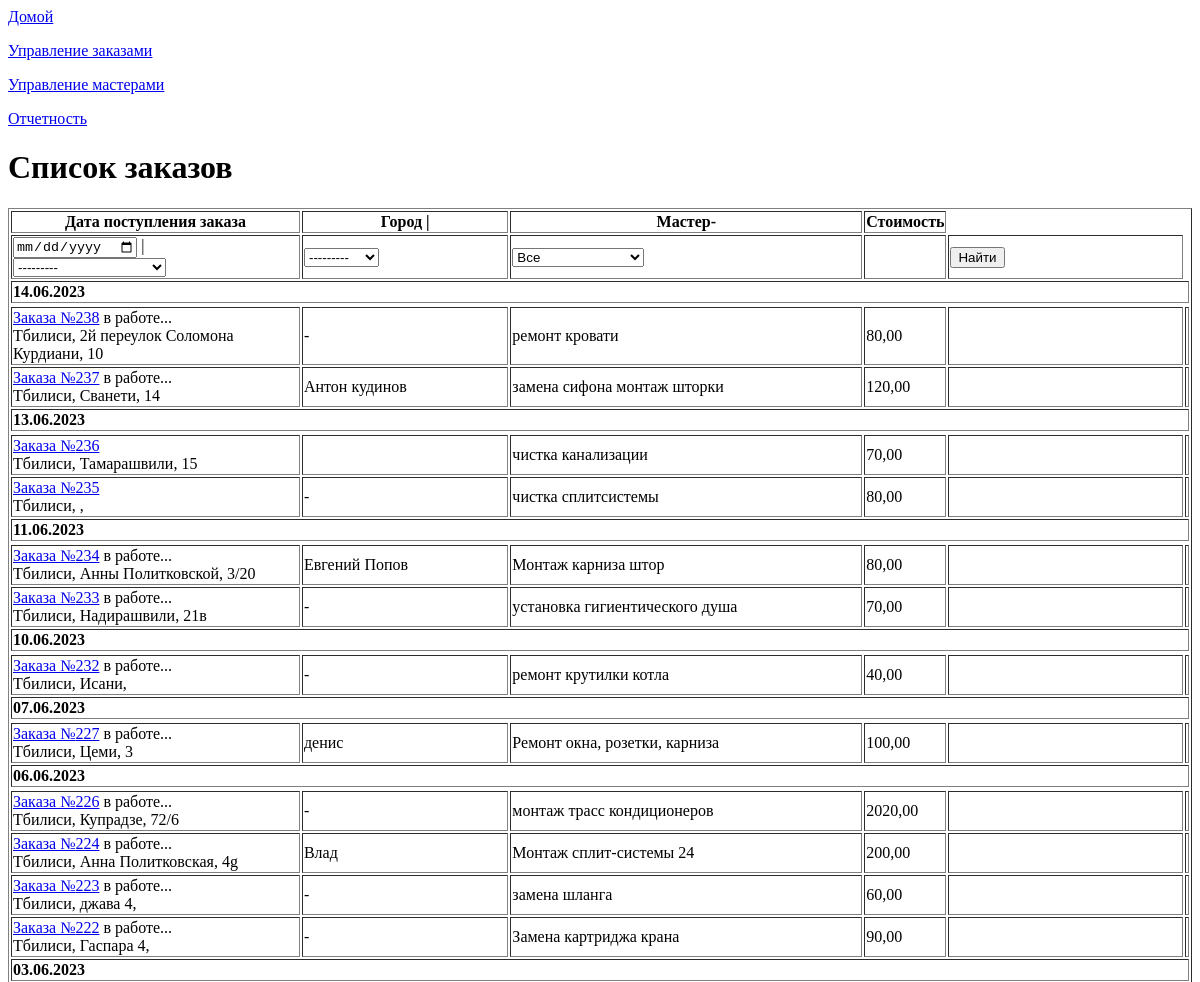
The page /list_order (upper part) on the database as committed earlier.
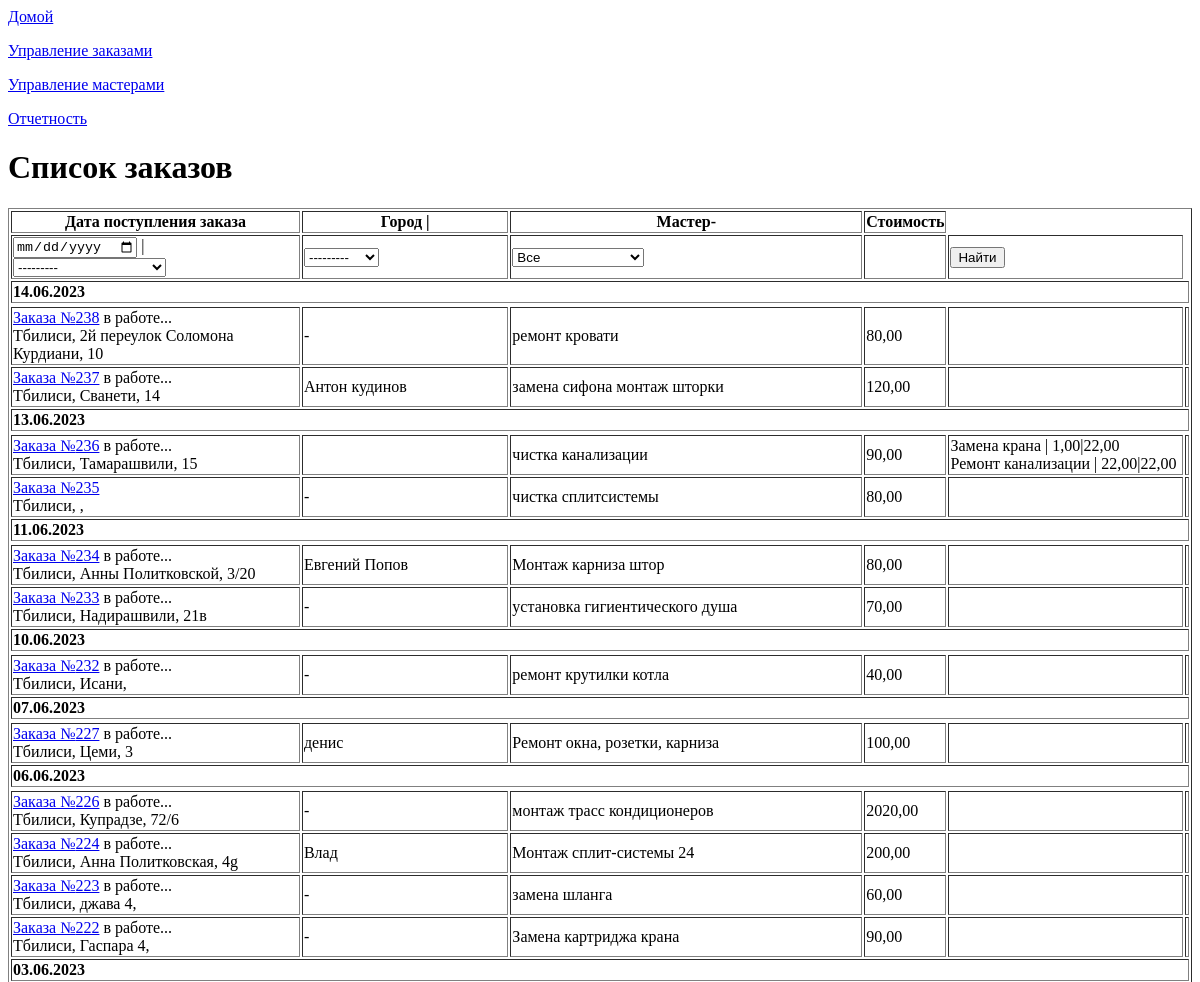
The same page on the database as committed later.
### app_site/models.py (models this page shows, shortened)
class OrderList(models.Model):
    time_in = models.DateTimeField(auto_now_add=True, verbose_name='Дата заказа')
    time_out = models.DateTimeField(null=True, blank=True, verbose_name='Дата выполнения')
    repairer_id = models.ForeignKey("RepairerList", on_delete=models.SET_NULL, null=True, blank=True,
                                    verbose_name='Мастер', default='', )
    price = models.DecimalField(decimal_places=2, max_digits=7, null=True, blank=True, verbose_name='Стоимость работ')
    text_order = models.CharField(max_length=1500, verbose_name='Описание проблемы', blank=True, null=True)
    customer_name = models.CharField(max_length=50, verbose_name='Ваше имя')
    customer_phone = models.CharField(max_length=16, verbose_name='Номер телефона')
    customer_code = models.CharField(max_length=16, verbose_name='Код организации', blank=True, null=True)
    address_city = models.CharField(max_length=2, choices=CITY_CHOICES, default='TB', null=True, blank=True,
                                    verbose_name='Город')
    order_status = models.CharField(max_length=3, choices=ORDER_STATUS, default='BEG', null=True, blank=True,
                                    verbose_name='Статус заказа')
    address_street_app = models.CharField(max_length=150, verbose_name='Улица', null=True, blank=True)
    address_num = models.CharField(max_length=10, verbose_name='Номер дома', null=True, blank=True)
    services = models.ManyToManyField('Service', through='Invoice')

class Invoice(models.Model):
    service_id = models.ForeignKey('Service', on_delete=models.CASCADE, null=True, blank=True, )
    order_id = models.ForeignKey('OrderList', on_delete=models.CASCADE, null=True, blank=True, )
    quantity_type = models.CharField(choices=QUANTITY_CHOICES, max_length=3, null=True, blank=True,
                                     verbose_name='Измерение')
    quantity = models.DecimalField(decimal_places=2, max_digits=7, null=True, blank=True, verbose_name='Количество')
    price = models.DecimalField(decimal_places=2, max_digits=7, null=True, blank=True, verbose_name='Цена')

class Service(models.Model):
    name = models.\
        CharField(null=True, blank=True, max_length=500, verbose_name='Услуга')
    type = models.CharField(choices=WORK_CHOICES, null=True, blank=True, max_length=3, verbose_name='Вид работ')
    def __str__(self):
        return f"{self.name}"

### app_site/views.py (the view)
# urls.py: path('list_order', OrderManagementSystem.as_view(), name='list_order'),
class OrderManagementSystem(ListView):
    model = OrderList
    context_object_name = 'order'
    template_name = 'order_list.html'
    ordering = ['-time_in']
    queryset = get_info2().select_related('repairer_id')
    def get_queryset(self):
        queryset = super().get_queryset()
        self.filterset = OrderFilter(self.request.GET, queryset)
        return self.filterset.qs
    def get_context_data(self, **kwargs):
        context = super().get_context_data(**kwargs)
        context['filterset'] = self.filterset
        return context

### app_site/models.py (called while the page is built)
    def __str__(self):
        return f"{self.name} {self.s_name}"

### app_site/templatetags/custom_filters.py (called while the page is built)
@register.filter()
def choice_tag(value, A):
    try:
        if A == 'city':
            a = dict(CITY_CHOICES)
        elif A == 'status_order':
            a = dict(ORDER_STATUS)
        elif A == 'month':
            a = dict(MONTH)
        return f'{a[value]}'
    except KeyError:
        return f''

@register.filter()
def finish_order_tag(value):
    return f'' if value else f' в работе...'

### templates/order_list.html (shortened to what this page needs)
{% extends 'flatpages/default.html' %}
{% load custom_filters %}
{% load custom_tags %}
{% block body %}
<h1>Список заказов</h1>
<table  border="1">
    <tr>
<th>{{ filterset.form.time_in.label }}</th>
<th>{{ filterset.form.address_city.label }} | {{ filterset.form.address_street_app.label }}</th>
<th>{{ filterset.form.repairer_id.label }}</th>
<th>Стоимость</th>
</tr>
    <tr>
<form action="" method="get">
<td>{{ filterset.form.time_in }} | {{ filterset.form.order_status }}</td>
<td>{{ filterset.form.address_city }} </td>
<td>{{ filterset.form.repairer_id }}</td>
<td></td>
<td><input type="submit" value="Найти" /></td>
</form>
</tr>
{% regroup order by time_in|date:"d.m.Y" as day %}
    {% for y in day %}
    <tr>
        <td  colspan="6">
            <b>{{ y.grouper }}</b>
        </td>
    <tr>
        {% for i in y.list %}
        <tr>
            <td>
            <a href="{% url 'list_detail' i.pk %}">Заказа №{{ i.pk}}</a>{{ i.time_out | finish_order_tag }}<br>
            {{ i.address_city | choice_tag:'city' }}, {{ i.address_street_app }}, {{ i.address_num }}</td>
            <td>{{ i.customer_name }}</td>
            <td>{{ i.text_order|truncatewords:7 }}</td>
            <td>{{ i.price }}</td>
            <td>{% for d in i.invoice_set.all %} {{d.service_id}} | {{ d.quantity }}|{{ d.price }} <br>{% endfor %}</td>
            <td>
            </tr>
        {% endfor %}
    {% endfor %}
</table>
{% endblock body %}

Rows that differ between the two databases and show on the page:
changed OrderList "Тамарашвили": price "70,00" → "90,00"
added Invoice: service_id "Замена крана", quantity "1,00", price "22,00", shown under OrderList "Тамарашвили"
added Invoice: service_id "Ремонт канализации", quantity "22,00", price "22,00", shown under OrderList "Тамарашвили"
Other text that changed with them:
new list line: "в работе..."
